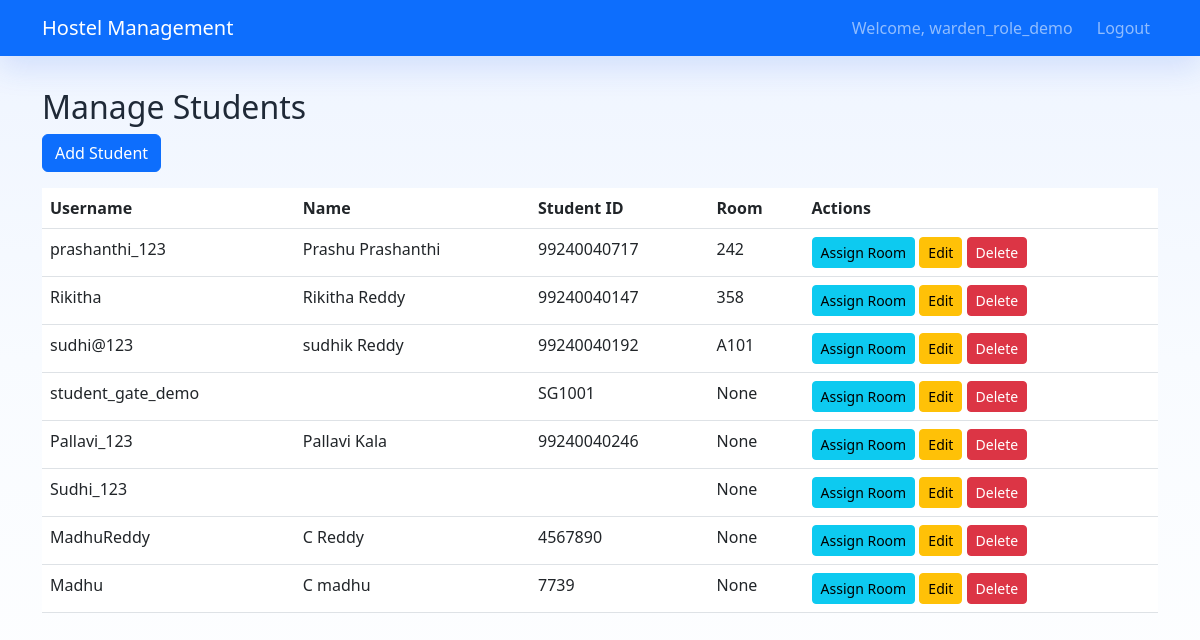
The app's page /accounts/admin/students/ (signed in) with its own data.
### accounts/models.py (models this page shows, shortened)
class User(AbstractUser):
    ROLE_CHOICES = [
        ('student', 'Student'),
        ('admin', 'Admin'),
        ('warden', 'Warden'),
    ]
    role = models.CharField(max_length=10, choices=ROLE_CHOICES, default='student')

### students/models.py (models this page shows, shortened)
class StudentProfile(models.Model):
    user = models.OneToOneField(settings.AUTH_USER_MODEL, on_delete=models.CASCADE)
    student_id = models.CharField(max_length=20, unique=True)
    phone = models.CharField(max_length=15)
    address = models.TextField()
    room = models.ForeignKey(Room, on_delete=models.SET_NULL, null=True, blank=True)

### rooms/models.py (models this page shows, shortened)
class Room(models.Model):
    room_number = models.CharField(max_length=10, unique=True)
    capacity = models.PositiveIntegerField()
    available_slots = models.PositiveIntegerField()

### accounts/views.py (the view)
# urls.py: path('admin/students/', views.admin_students, name='admin_students'),
@login_required
def admin_students(request):
    if not is_management_user(request.user):
        return redirect('login')
    students = User.objects.filter(role='student')
    return render(request, 'admin_students.html', {'students': students})

### accounts/views.py (called while the page is built)
def is_management_user(user):
    return getattr(user, 'role', None) in {'admin', 'warden'}

### templates/admin_students.html (shortened to what this page needs)
{% extends 'base.html' %}
{% block content %}
<h2>Manage Students</h2>
<a href="{% url 'add_student' %}" class="btn btn-primary mb-3">Add Student</a>
<table class="table">
    <thead>
        <tr>
            <th>Username</th>
            <th>Name</th>
            <th>Student ID</th>
            <th>Room</th>
            <th>Actions</th>
        </tr>
    </thead>
    <tbody>
        {% for student in students %}
        <tr>
            <td>{{ student.username }}</td>
            <td>{{ student.first_name }} {{ student.last_name }}</td>
            <td>{{ student.studentprofile.student_id }}</td>
            <td>
                {% if student.studentprofile.room %}
                    {{ student.studentprofile.room.room_number }}
                {% else %}
                    None
                {% endif %}
            </td>
            <td>
                <a href="{% url 'assign_room' student.id %}" class="btn btn-sm btn-info">Assign Room</a>
                <a href="{% url 'edit_student' student.id %}" class="btn btn-sm btn-warning">Edit</a>
                <a href="{% url 'delete_student' student.id %}" class="btn btn-sm btn-danger">Delete</a>
            </td>
        </tr>
        {% endfor %}
    </tbody>
</table>
{% endblock %}

### templates/base.html (shortened to what this page needs)
<!DOCTYPE html>
<html lang="en">
<head>
    <link href="https://cdn.jsdelivr.net/npm/bootstrap@5.3.0/dist/css/bootstrap.min.css" rel="stylesheet">
</head>
<body>
    <nav class="navbar navbar-expand-lg navbar-dark bg-primary">
        <div class="container">
            {% if user.is_authenticated %}
                {% if user.role == 'student' %}
                    <a class="navbar-brand" href="{% url 'student_dashboard' %}">Hostel Management</a>
                {% elif user.role == 'warden' %}
                    <a class="navbar-brand" href="{% url 'warden_dashboard' %}">Hostel Management</a>
                {% else %}
                    <a class="navbar-brand" href="{% url 'admin_dashboard' %}">Hostel Management</a>
                {% endif %}
            {% else %}
                <a class="navbar-brand" href="{% url 'home' %}">Hostel Management</a>
            {% endif %}
            {% if user.is_authenticated %}
                <div class="navbar-nav ms-auto">
                    <span class="navbar-text me-3">Welcome, {{ user.username }}</span>
                    <a class="nav-link" href="{% url 'logout' %}">Logout</a>
                </div>
            {% endif %}
        </div>
    </nav>
    <div class="page-shell">
        <div class="{% block container_class %}container{% endblock %}">
            {% block content %}{% endblock %}
        </div>
    </div>
</body>
</html>

### templates/base.html (style rules this page uses)
body { min-height: 100vh; background: linear-gradient(180deg, #eef4ff 0%, #f8fbff 45%, #ffffff 100%); color: #1f2937; }
.navbar { box-shadow: 0 12px 30px rgba(37, 99, 235, 0.15); }
.page-shell { padding: 2rem 0 3rem; }

### records on screen
User: username "warden_role_demo"
User: username "prashanthi_123", first_name "Prashu", last_name "Prashanthi", studentprofile.student_id "99240040717", studentprofile.room.room_number "242"
User: username "Rikitha", first_name "Rikitha", last_name "Reddy", studentprofile.student_id "99240040147", studentprofile.room.room_number "358"
User: username "sudhi@123", first_name "sudhik", last_name "Reddy", studentprofile.student_id "99240040192", studentprofile.room.room_number "A101"
User: username "student_gate_demo", studentprofile.student_id "SG1001", shows "None"
User: username "Pallavi_123", first_name "Pallavi", last_name "Kala", studentprofile.student_id "99240040246", shows "None"
User: username "Sudhi_123", shows "None"
User: username "MadhuReddy", first_name "C", last_name "Reddy", studentprofile.student_id "4567890", shows "None"
User: username "Madhu", first_name "C", last_name "madhu", studentprofile.student_id "7739", shows "None"
